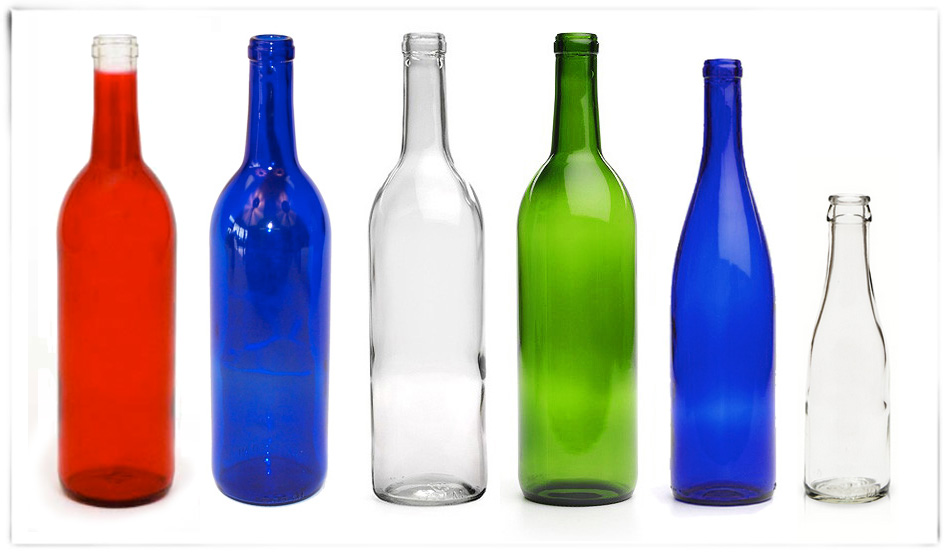
//> input picture images/bottles.jpg, 950 x 557 px
$ ./surf_img_depth images/bottles.jpg images/calib1.jpg 2 2 2   (built with g++ and OpenCV 4)
//> lines starting //> are read from the running program, lines starting //| are printed output that depends on the picture
#include <opencv2/core.hpp>
#include <opencv2/core/utility.hpp>
#include <opencv2/imgproc.hpp>
#include <opencv2/calib3d.hpp>
#include <opencv2/imgcodecs.hpp>
#include <opencv2/videoio.hpp>
#include <opencv2/highgui.hpp>
#include "opencv2/xfeatures2d.hpp"
#include "opencv2/features2d.hpp"
#include <fstream>
#include <iostream>
#include <math.h>
#define PI 3.14159265

using namespace cv;
using namespace cv::xfeatures2d;
using namespace std;

void readme();

int get_cam_param(string filename, Mat& CM, Mat& DC){
	FileStorage fs;
	fs.open(filename, FileStorage::READ);
	fs["camera_matrix"] >> CM;
	fs["distortion_coefficients"] >> DC;
	fs.release();
	return 0;
}

void find_features(Mat& image, vector<KeyPoint> &keypts, Mat& descriptors){
	// Make sure image is black and white
	// cvtColor(src, bwsrc, cv::COLOR_RGB2GRAY);
	int minHessian = 400;
	Ptr<SURF> detector = SURF::create(minHessian);
	detector -> detect( image, keypts ); //detect keypts
	Ptr<SURF> extractor = SURF::create();
	extractor -> compute( image, keypts, descriptors );
}

// [158 lines left out: functions match_points, physical_XYZ, find_intersection, image_dist, k_means_assignment, k_means_update and 4 more, not called in this run]

int main(int argc, char *argv[]){
	if( argc != 6 ){
		readme(); return -1;
	}
	string filename = "camera_params.xml";
	Mat Camera_Matrix; Mat Distortion_Coefficients;
	get_cam_param(filename, Camera_Matrix, Distortion_Coefficients);
  	Mat img1 = imread(argv[1], IMREAD_GRAYSCALE ); //get first image
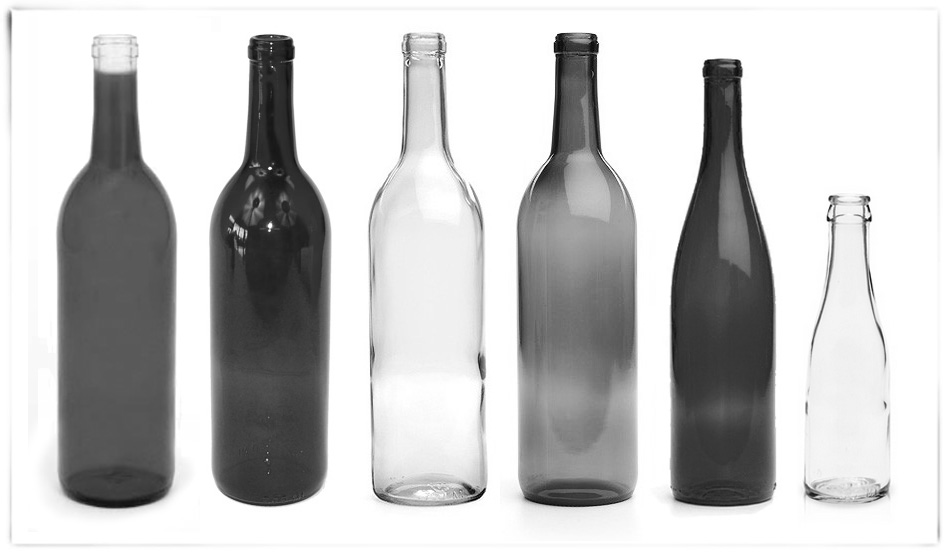
//> img1: 557 rows x 950 cols, CV_8UC1; min 0, max 255, mean 197
  	Mat img2 = imread(argv[2], IMREAD_GRAYSCALE ); //get second image
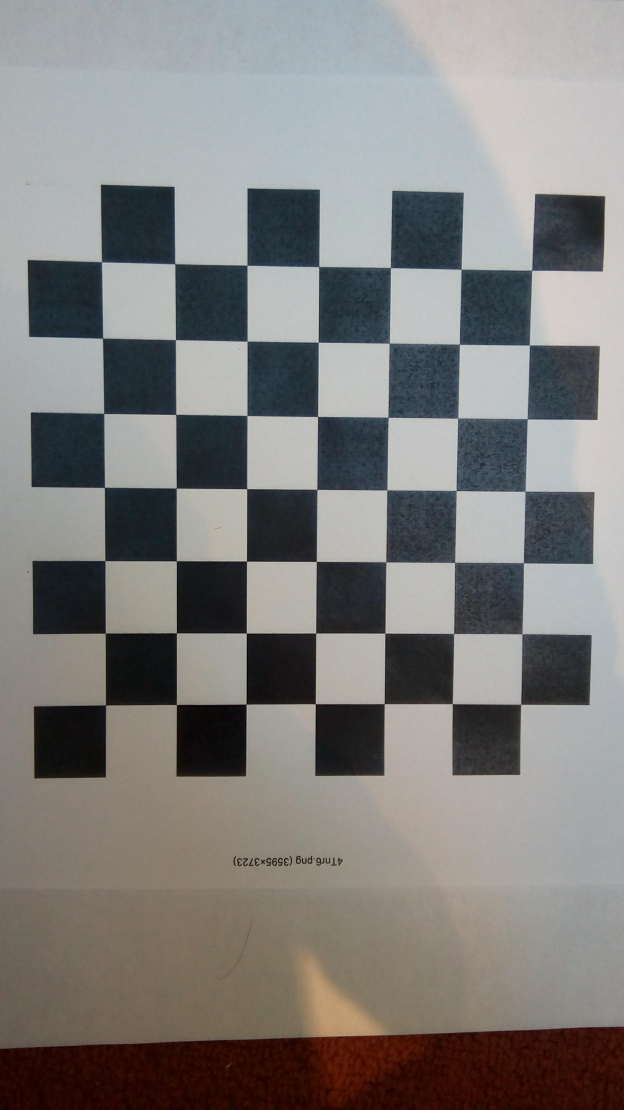
//> input picture images/calib1.jpg, 1872 x 3328 px (shown at 1/3 size)
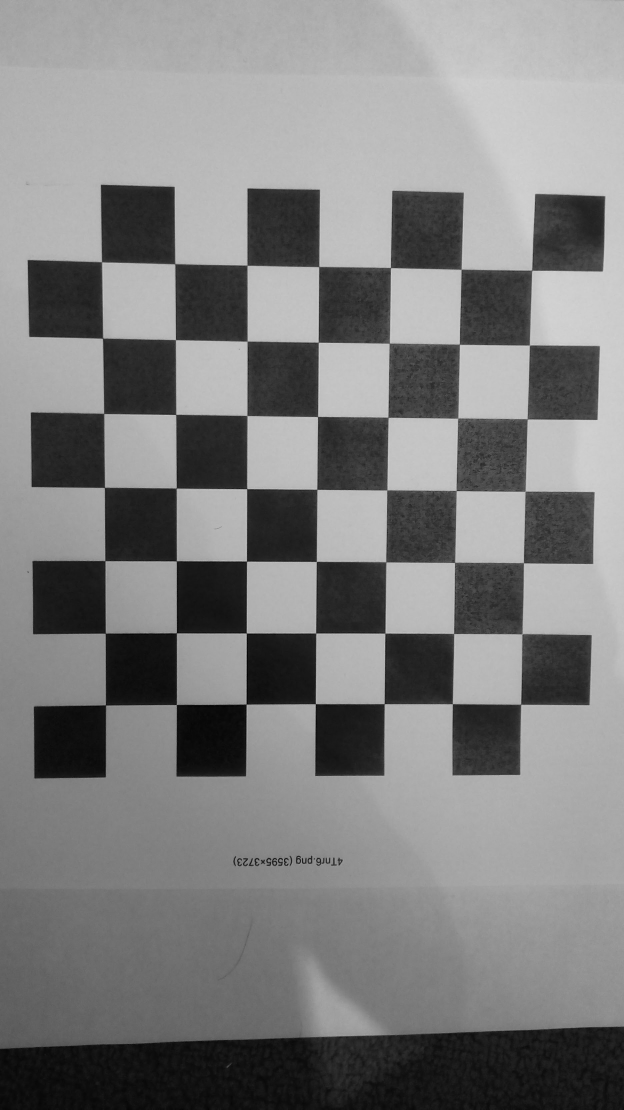
//> img2: 3328 rows x 1872 cols, CV_8UC1 (shown at 1/3 size); min 0, max 223, mean 127
  	double t[3] = {atof(argv[3]), 0, atof(argv[4])};
//> t = [2, 0, 2]
  	Mat T(3,1,CV_64F,&t);
//> T = [2, 0, 2]
  	double ang = atof(argv[5])/360*PI; // angle difference in radians
//> ang = 0.0175
  	double r[3][3] = {{cos(ang), 0, ang}, {0, 1, 0}, {-sin(ang), 0, cos(ang)}};
    Mat R(3,3,CV_64F,&r); // rotation matrix
//> R = [[1, 0, 0.0175], [0, 1, 0], [-0.0175, 0, 1]]
  	// find feature vectors for the fist image
  	vector<KeyPoint> kp1; //keypoints
  	Mat dsp1; //descriptors
//> (the run ends here: the program stops with an error, at `Ptr<SURF> detector = SURF::create(minHessian);`)
